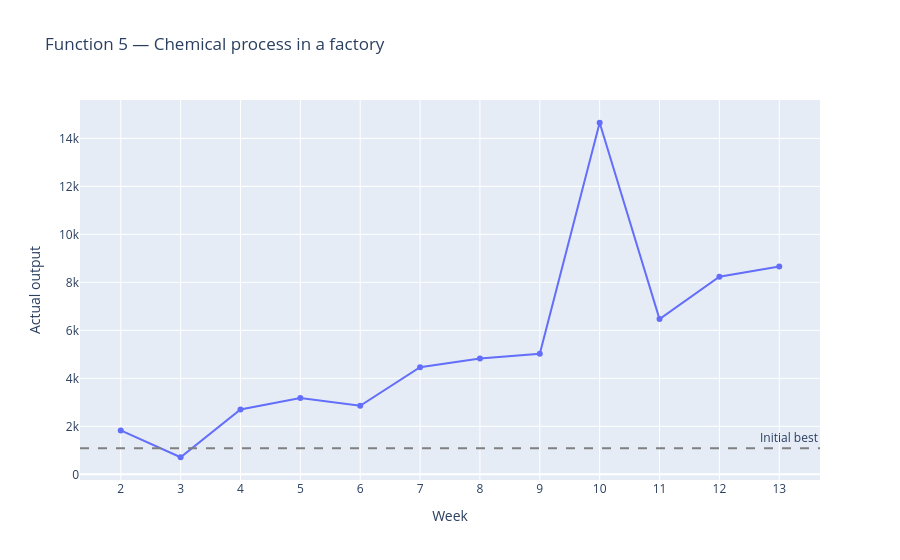

The notebook cell this image was saved under:
### Markdown cell above
## 3. Progress of a single function, over time

Let's plot **Function 5** (Chemical process in a factory) as an example — pick any
function number and re-run the cell.

### Code cell
FUNCTION = 5

fn_row = results[results["Function"] == FUNCTION].iloc[0]
fn_progress = results_long[results_long["Function"] == FUNCTION]

fig = go.Figure()
fig.add_trace(go.Scatter(x=fn_progress["Week"], y=fn_progress["Actual Output"],
                          mode="lines+markers", name="Actual output"))
fig.add_hline(y=fn_row["Initial Best"], line_dash="dash", line_color="gray",
              annotation_text="Initial best")
fig.update_layout(title=f"Function {FUNCTION} — {fn_row['Function Description']}",
                   xaxis_title="Week", yaxis_title="Actual output", xaxis=dict(dtick=1))
fig.show()

### Figure 1 — Plotly figure (JSON) as saved in the notebook; plotly's stock layout.template omitted (floating-point values rounded to 4 significant figures)
{"data": [{"mode": "lines+markers", "name": "Actual output", "type": "scatter", "x": [2, 3, 4, 5, 6, 7, 8, 9, 10, 11, 12, 13], "y": [1830.0, 710.6, 2699.0, 3179.0, 2855.0, 4461.0, 4826.0, 5023.0, 14650.0, 6470.0, 8233.0, 8662.0]}], "layout": {"annotations": [{"showarrow": false, "text": "Initial best", "x": 1, "xanchor": "right", "xref": "x domain", "y": 1089.0, "yanchor": "bottom", "yref": "y"}], "shapes": [{"line": {"color": "gray", "dash": "dash"}, "type": "line", "x0": 0, "x1": 1, "xref": "x domain", "y0": 1089.0, "y1": 1089.0, "yref": "y"}], "title": {"text": "Function 5 — Chemical process in a factory"}, "xaxis": {"dtick": 1, "title": {"text": "Week"}}, "yaxis": {"title": {"text": "Actual output"}}}}
